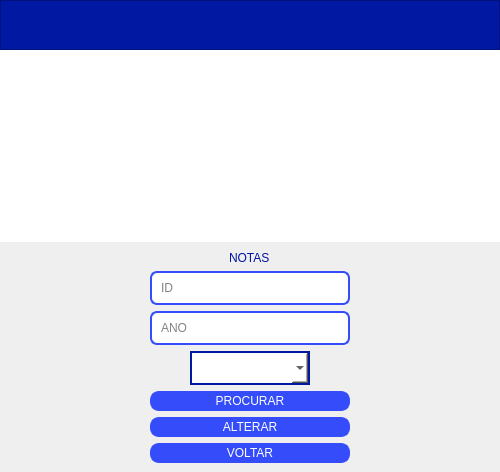
         <widget class="QWidget" name="p4_no">
          <layout class="QVBoxLayout" name="verticalLayout_26">
           <property name="spacing">
            <number>0</number>
           </property>
           <property name="leftMargin">
            <number>0</number>
           </property>
           <property name="topMargin">
            <number>0</number>
           </property>
           <property name="rightMargin">
            <number>0</number>
           </property>
           <property name="bottomMargin">
            <number>0</number>
           </property>
           <item>
            <widget class="QFrame" name="frame_25">
             <property name="minimumSize">
              <size>
               <width>0</width>
               <height>50</height>
              </size>
             </property>
             <property name="maximumSize">
              <size>
               <width>16777215</width>
               <height>60</height>
              </size>
             </property>
             <property name="styleSheet">
              <string notr="true">background-color: rgb(0, 24, 162);</string>
             </property>
             <property name="frameShape">
              <enum>QFrame::StyledPanel</enum>
             </property>
             <property name="frameShadow">
              <enum>QFrame::Raised</enum>
             </property>
            </widget>
           </item>
           <item>
            <widget class="QFrame" name="frame_21">
             <property name="frameShape">
              <enum>QFrame::NoFrame</enum>
             </property>
             <property name="frameShadow">
              <enum>QFrame::Raised</enum>
             </property>
             <layout class="QVBoxLayout" name="verticalLayout_28">
              <property name="spacing">
               <number>0</number>
              </property>
              <property name="leftMargin">
               <number>0</number>
              </property>
              <property name="topMargin">
               <number>0</number>
              </property>
              <property name="rightMargin">
               <number>0</number>
              </property>
              <property name="bottomMargin">
               <number>0</number>
              </property>
              <item>
               <widget class="QTableWidget" name="tabela_notas">
                <property name="sizePolicy">
                 <sizepolicy hsizetype="Preferred" vsizetype="Preferred">
                  <horstretch>0</horstretch>
                  <verstretch>0</verstretch>
                 </sizepolicy>
                </property>
                <property name="maximumSize">
                 <size>
                  <width>16777215</width>
                  <height>200</height>
                 </size>
                </property>
                <property name="frameShape">
                 <enum>QFrame::NoFrame</enum>
                </property>
               </widget>
              </item>
              <item>
               <widget class="QFrame" name="frame_26">
                <property name="frameShape">
                 <enum>QFrame::NoFrame</enum>
                </property>
                <property name="frameShadow">
                 <enum>QFrame::Raised</enum>
                </property>
                <layout class="QVBoxLayout" name="verticalLayout_29">
                 <property name="leftMargin">
                  <number>150</number>
                 </property>
                 <property name="rightMargin">
                  <number>150</number>
                 </property>
                 <item alignment="Qt::AlignHCenter">
                  <widget class="QLabel" name="label_13">
                   <property name="sizePolicy">
                    <sizepolicy hsizetype="Fixed" vsizetype="Fixed">
                     <horstretch>0</horstretch>
                     <verstretch>0</verstretch>
                    </sizepolicy>
                   </property>
                   <property name="styleSheet">
                    <string notr="true">font: 75 20pt &quot;MS Shell Dlg 2&quot;;
color: rgb(0, 20, 162);</string>
                   </property>
                   <property name="text">
                    <string>NOTAS</string>
                   </property>
                  </widget>
                 </item>
                 <item alignment="Qt::AlignHCenter">
                  <widget class="QLineEdit" name="lineEdit_12">
                   <property name="maximumSize">
                    <size>
                     <width>200</width>
                     <height>16777215</height>
                    </size>
                   </property>
                   <property name="styleSheet">
                    <string notr="true">QLineEdit {
	width: 200px;
	background-color: white;
	color: rgb(0,10,10);
	border-radius: 7px;  border: 2px solid  rgb(52, 76, 250);
	padding: 7px
}</string>
                   </property>
                   <property name="placeholderText">
                    <string>ID</string>
                   </property>
                  </widget>
                 </item>
                 <item alignment="Qt::AlignHCenter">
                  <widget class="QLineEdit" name="lineEdit_23">
                   <property name="maximumSize">
                    <size>
                     <width>200</width>
                     <height>16777215</height>
                    </size>
                   </property>
                   <property name="styleSheet">
                    <string notr="true">QLineEdit {
	width: 200px;
	background-color: white;
	color: rgb(0,10,10);
	border-radius: 7px;  border: 2px solid  rgb(52, 76, 250);
	padding: 7px
}</string>
                   </property>
                   <property name="placeholderText">
                    <string>ANO</string>
                   </property>
                  </widget>
                 </item>
                 <item alignment="Qt::AlignHCenter">
                  <widget class="QComboBox" name="comboBox_4">
                   <property name="maximumSize">
                    <size>
                     <width>120</width>
                     <height>16777215</height>
                    </size>
                   </property>
                   <property name="styleSheet">
                    <string notr="true">width: 200px;
background-color: white;
color: rgb(0,10,10);
border-radius: 0px;  border: 2px solid  rgb(0, 24, 162);
padding: 7px</string>
                   </property>
                   <property name="editable">
                    <bool>false</bool>
                   </property>
                   <property name="currentText">
                    <string/>
                   </property>
                  </widget>
                 </item>
                 <item>
                  <widget class="QPushButton" name="pushButton_23">
                   <property name="sizePolicy">
                    <sizepolicy hsizetype="Preferred" vsizetype="Preferred">
                     <horstretch>0</horstretch>
                     <verstretch>0</verstretch>
                    </sizepolicy>
                   </property>
                   <property name="maximumSize">
                    <size>
                     <width>16777215</width>
                     <height>50</height>
                    </size>
                   </property>
                   <property name="styleSheet">
                    <string notr="true">QPushButton {
	color: white;
	background-color: rgb(52, 76, 250);
	border-radius: 9px; border: 3px solid  rgb(52, 76, 250);
}

QPushButton:hover {
	background-color: rgb(32, 48, 168);
border-radius: 9px; border: 3px solid  rgb(32, 48, 168);
}</string>
                   </property>
                   <property name="text">
                    <string>PROCURAR</string>
                   </property>
                  </widget>
                 </item>
                 <item>
                  <widget class="QPushButton" name="pushButton_24">
                   <property name="sizePolicy">
                    <sizepolicy hsizetype="Preferred" vsizetype="Preferred">
                     <horstretch>0</horstretch>
                     <verstretch>0</verstretch>
                    </sizepolicy>
                   </property>
                   <property name="maximumSize">
                    <size>
                     <width>16777215</width>
                     <height>50</height>
                    </size>
                   </property>
                   <property name="styleSheet">
                    <string notr="true">QPushButton {
	color: white;
	background-color: rgb(52, 76, 250);
	border-radius: 9px; border: 3px solid  rgb(52, 76, 250);
}

QPushButton:hover {
	background-color: rgb(32, 48, 168);
border-radius: 9px; border: 3px solid  rgb(32, 48, 168);
}</string>
                   </property>
                   <property name="text">
                    <string>ALTERAR</string>
                   </property>
                  </widget>
                 </item>
                 <item>
                  <widget class="QPushButton" name="pushButton_27">
                   <property name="sizePolicy">
                    <sizepolicy hsizetype="Preferred" vsizetype="Preferred">
                     <horstretch>0</horstretch>
                     <verstretch>0</verstretch>
                    </sizepolicy>
                   </property>
                   <property name="maximumSize">
                    <size>
                     <width>16777215</width>
                     <height>50</height>
                    </size>
                   </property>
                   <property name="styleSheet">
                    <string notr="true">QPushButton {
	color: white;
	background-color: rgb(52, 76, 250);
	border-radius: 9px; border: 3px solid  rgb(52, 76, 250);
}

QPushButton:hover {
	background-color: rgb(32, 48, 168);
border-radius: 9px; border: 3px solid  rgb(32, 48, 168);
}</string>
                   </property>
                   <property name="text">
                    <string>VOLTAR</string>
                   </property>
                  </widget>
                 </item>
                </layout>
               </widget>
              </item>
             </layout>
            </widget>
           </item>
          </layout>
         </widget>
